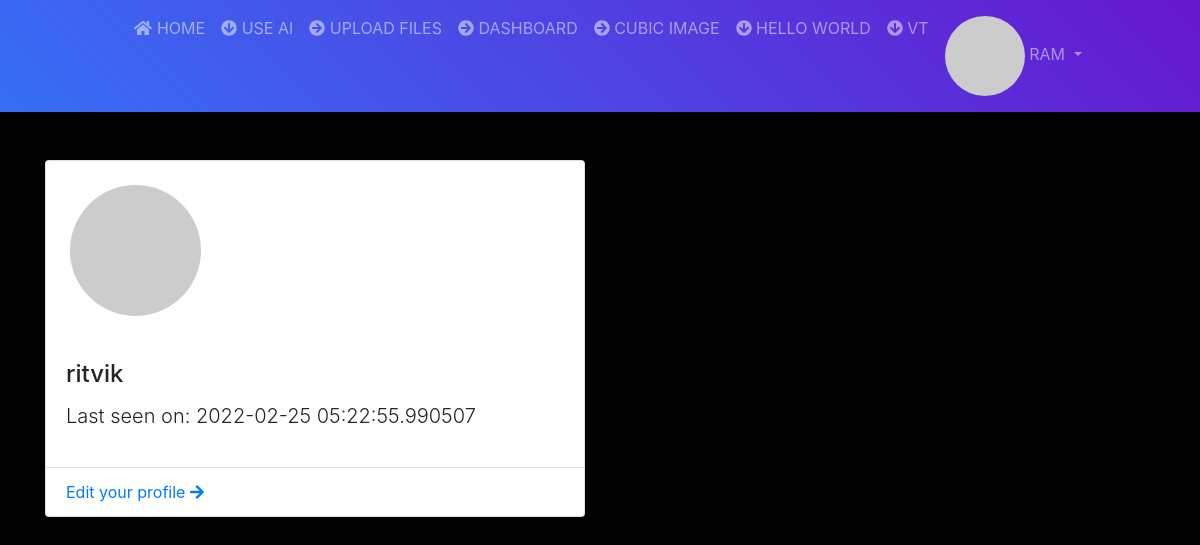
/user/ritvik (signed in), run on the app's committed database.
### app/models.py (models this page shows, shortened)
class User(UserMixin, db.Model):
    id = db.Column(db.Integer, primary_key=True, autoincrement=True)
    username = db.Column(db.String(64), index=True, unique=True)
    email = db.Column(db.String(120), index=True, unique=True)
    password_hash = db.Column(db.String(128))
    created_on = db.Column(db.DateTime, index=True, default=datetime.now)
    last_seen = db.Column(db.DateTime, default=datetime.utcnow)
    def avatar(self, size):
        digest = md5(self.email.lower().encode('utf-8')).hexdigest()
        return 'https://www.gravatar.com/avatar/{}?d=identicon&s={}'.format(digest, size)

### app/routes.py (the view)
@login_required
@app.route('/user/<username>')
def user(username):
    user = User.query.filter_by(username=username).first_or_404()
    return render_template('profile.html', user=user, title=f'{user.username} profile')

### app/models.py (called while the page is built)
@login.user_loader
def load_user(id):
    return User.query.get(int(id))

### app/routes.py (called while the page is built)
@app.before_request
def before_request():
    try:
        if current_user.is_authenticated:
            current_user.last_seen = datetime.utcnow()
            db.session.commit()
    except:
        pass

### app/templates/profile.html (shortened to what this page needs)
{% extends 'base.html' %}
{% block body %}
<div class="container">
    <div class="row justify-items-center">
        <div class="col-md-6 mt-5">
            <div class="card">
               <div class="col-md-4 p-4">
                <img class="card-img rounded-circle"  src="{{user.avatar(128)}}" alt="{{user.username}}">
               </div>
                <div class="card-body">
                    <h4 class="card-title">{{user.username}}</h4>
                    {% if user.last_seen %}<p class="lead">Last seen on: {{ user.last_seen }}</p>{% endif %}
                </div>
                <ul class="list-group list-group-flush">
                    <li class="list-group-item"><a href="{{ url_for('edit_profile') }}">Edit your profile <i class="fas fa-arrow-right    "></i></a></li>
                </ul>
            </div>
        </div>
    </div>
</div>
{% endblock %}

### app/templates/navbar.html (shortened to what this page needs)
<nav class="navbar navbar-expand-lg navbar-dark purblue sticky-top">
    <div class="collapse navbar-collapse" id="mainmenu">
      <ul class="navbar-nav mr-auto mt-2 mt-lg-0 mx-auto ">
        <li class="nav-item ">
          <a class="nav-link text-uppercase" href="{{url_for('index')}}"><i class="fas fa-home "></i> Home <span class="sr-only">(current)</span></a>
        </li>
        <li class="nav-item">
          <a class="nav-link text-uppercase" href="/input"><i class="fas fa-arrow-circle-down    "></i> use AI </a>
        </li>
        <li class="nav-item">
          <a class="nav-link text-uppercase" href="/upload"><i class="fas fa-arrow-circle-right    "></i> upload files</a>
        </li>
        <li class="nav-item">
          <a class="nav-link text-uppercase" href="/dashboard"><i class="fas fa-arrow-circle-right   "></i> dashboard</a>
        </li>
        <li class="nav-item">
          <a class="nav-link text-uppercase" href="/cube"><i class="fas fa-arrow-circle-right   "></i> cubic image</a>
        </li>
        <li class="nav-item">
          <a class="nav-link text-uppercase" href="/hello"><i class="fas fa-arrow-circle-down   "></i> hello world</a>
        </li>
        <li class="nav-item">
          <a class="nav-link text-uppercase" href="/vt"><i class="fas fa-arrow-circle-down   "></i> vt</a>
        </li>
        {% if current_user.is_anonymous %}
        <li class="nav-item dropdown">
          <a class="nav-link dropdown-toggle text-uppercase" href="#" id="dropdownId" data-toggle="dropdown" aria-haspopup="true" aria-expanded="false"><i class="fas fa-user-circle    "></i> Account</a>
          <div class="dropdown-menu" aria-labelledby="dropdownId">
            <a class="dropdown-item" href="/login">Login</a>
            <a class="dropdown-item" href="/register">Create free account</a>
          </div>
        </li>
        {% else %}
        <li class="nav-item dropdown">
          <a class="nav-link dropdown-toggle text-uppercase" href="#" id="dropdownId" data-toggle="dropdown" aria-haspopup="true" aria-expanded="false">
            <img src="{{ current_user.avatar(24) }}" class="rounded-circle">  {{current_user.username}}
          </a>
        </li>
        {% endif %}
      </ul>
    </div>
  </nav>

### app/templates/profile.html (style rules this page uses)
body { background-color: rgb(0, 0, 0); }

### app/templates/base.html (style rules this page uses)
.purblue { background-image: linear-gradient(45deg,rgb(54, 111, 245),rgb(103, 23, 207)); }

### data on the page
User: username "RAM"
User: username "ritvik", last_seen "2022-02-25 05:22:55.990507"
